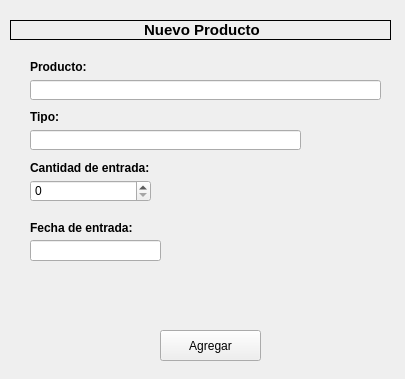
<?xml version="1.0" encoding="UTF-8"?>
<ui version="4.0">
 <class>NewbookWindow</class>
 <widget class="QWidget" name="NewbookWindow">
  <property name="geometry">
   <rect>
    <x>0</x>
    <y>0</y>
    <width>405</width>
    <height>379</height>
   </rect>
  </property>
  <property name="windowTitle">
   <string>Nuevo Producto</string>
  </property>
  <widget class="QLabel" name="label">
   <property name="geometry">
    <rect>
     <x>10</x>
     <y>20</y>
     <width>381</width>
     <height>20</height>
    </rect>
   </property>
   <property name="frameShape">
    <enum>QFrame::Box</enum>
   </property>
   <property name="text">
    <string>&lt;html&gt;&lt;head/&gt;&lt;body&gt;&lt;p align=&quot;center&quot;&gt;&lt;span style=&quot; font-size:11pt; font-weight:600;&quot;&gt;Nuevo Producto&lt;/span&gt;&lt;/p&gt;&lt;/body&gt;&lt;/html&gt;</string>
   </property>
  </widget>
  <widget class="QLabel" name="label_2">
   <property name="geometry">
    <rect>
     <x>30</x>
     <y>60</y>
     <width>61</width>
     <height>13</height>
    </rect>
   </property>
   <property name="text">
    <string>&lt;html&gt;&lt;head/&gt;&lt;body&gt;&lt;p&gt;&lt;span style=&quot; font-weight:600;&quot;&gt;Producto:&lt;/span&gt;&lt;/p&gt;&lt;/body&gt;&lt;/html&gt;</string>
   </property>
  </widget>
  <widget class="QLineEdit" name="tittleLineEdit">
   <property name="geometry">
    <rect>
     <x>30</x>
     <y>80</y>
     <width>351</width>
     <height>20</height>
    </rect>
   </property>
  </widget>
  <widget class="QLabel" name="label_3">
   <property name="geometry">
    <rect>
     <x>30</x>
     <y>110</y>
     <width>61</width>
     <height>13</height>
    </rect>
   </property>
   <property name="text">
    <string>&lt;html&gt;&lt;head/&gt;&lt;body&gt;&lt;p&gt;&lt;span style=&quot; font-weight:600;&quot;&gt;Tipo:&lt;/span&gt;&lt;/p&gt;&lt;/body&gt;&lt;/html&gt;</string>
   </property>
  </widget>
  <widget class="QLineEdit" name="categoryLineEdit">
   <property name="geometry">
    <rect>
     <x>30</x>
     <y>130</y>
     <width>271</width>
     <height>20</height>
    </rect>
   </property>
  </widget>
  <widget class="QLabel" name="label_4">
   <property name="geometry">
    <rect>
     <x>30</x>
     <y>160</y>
     <width>131</width>
     <height>16</height>
    </rect>
   </property>
   <property name="text">
    <string>&lt;html&gt;&lt;head/&gt;&lt;body&gt;&lt;p&gt;&lt;span style=&quot; font-weight:600;&quot;&gt;Cantidad de entrada: &lt;/span&gt;&lt;/p&gt;&lt;/body&gt;&lt;/html&gt;</string>
   </property>
  </widget>
  <widget class="QSpinBox" name="pageQtySpinBox">
   <property name="geometry">
    <rect>
     <x>30</x>
     <y>180</y>
     <width>121</width>
     <height>22</height>
    </rect>
   </property>
   <property name="maximum">
    <number>10000</number>
   </property>
  </widget>
  <widget class="QLabel" name="label_5">
   <property name="geometry">
    <rect>
     <x>30</x>
     <y>220</y>
     <width>111</width>
     <height>16</height>
    </rect>
   </property>
   <property name="text">
    <string>&lt;html&gt;&lt;head/&gt;&lt;body&gt;&lt;p&gt;&lt;span style=&quot; font-weight:600;&quot;&gt;Fecha de entrada:&lt;/span&gt;&lt;/p&gt;&lt;/body&gt;&lt;/html&gt;</string>
   </property>
  </widget>
  <widget class="QLineEdit" name="descriptionTextEdit_3">
   <property name="geometry">
    <rect>
     <x>30</x>
     <y>240</y>
     <width>131</width>
     <height>21</height>
    </rect>
   </property>
  </widget>
  <widget class="QPushButton" name="addButton">
   <property name="geometry">
    <rect>
     <x>160</x>
     <y>330</y>
     <width>101</width>
     <height>31</height>
    </rect>
   </property>
   <property name="cursor">
    <cursorShape>PointingHandCursor</cursorShape>
   </property>
   <property name="styleSheet">
    <string notr="true">QpushButton 
{
	height: 2em;
	border-style: solid;
	border-width: 2px;
	border-color: #0069c0;
	font-weight: bold;
}

QPushButton:hover
{
	backgroud-color: #0069c0;
	color: green;
}</string>
   </property>
   <property name="text">
    <string>Agregar</string>
   </property>
  </widget>
 </widget>
 <resources/>
 <connections/>
</ui>
